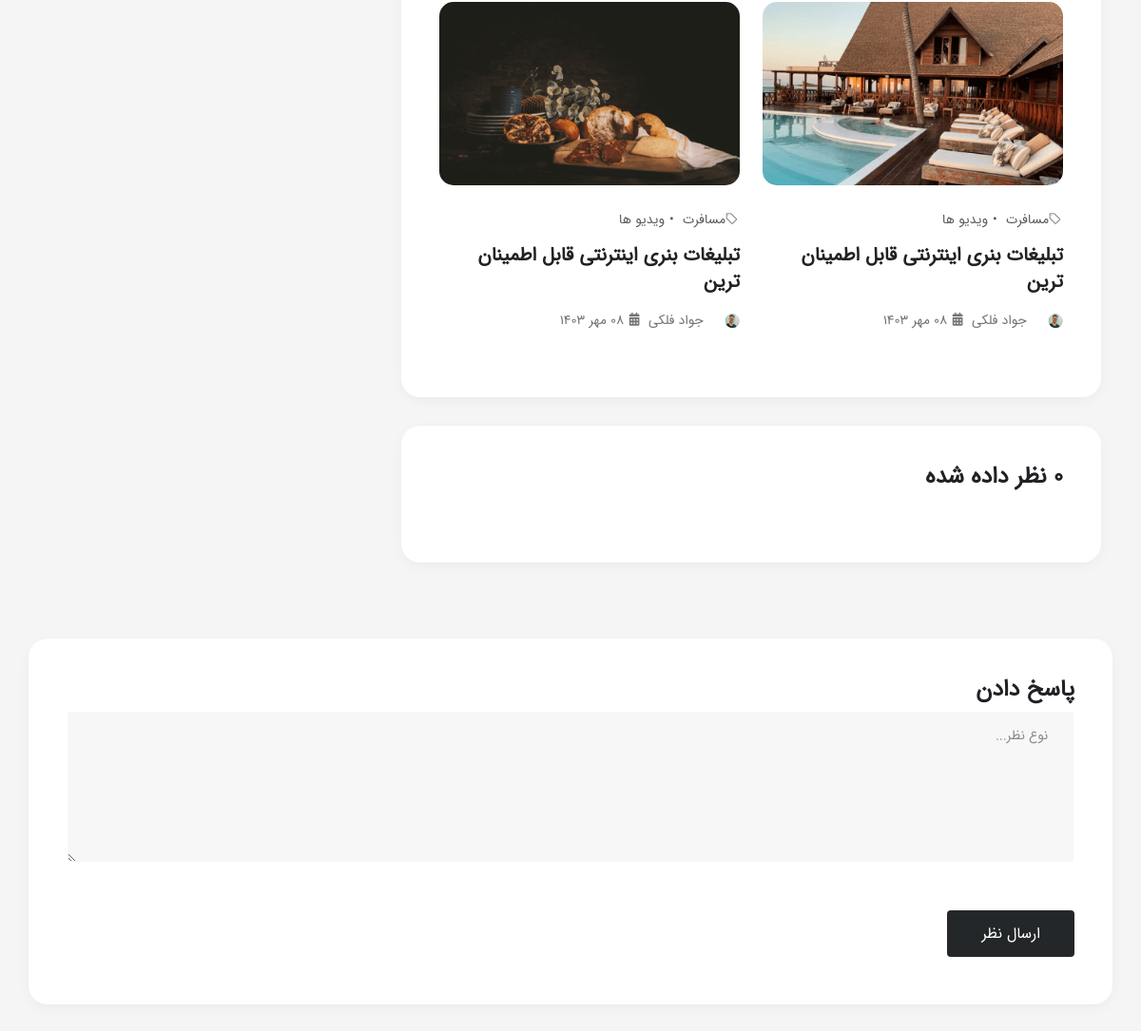
/articels/details/سرگذشت-نویسنده/ (lower part), run on an earlier commit of the app's database.
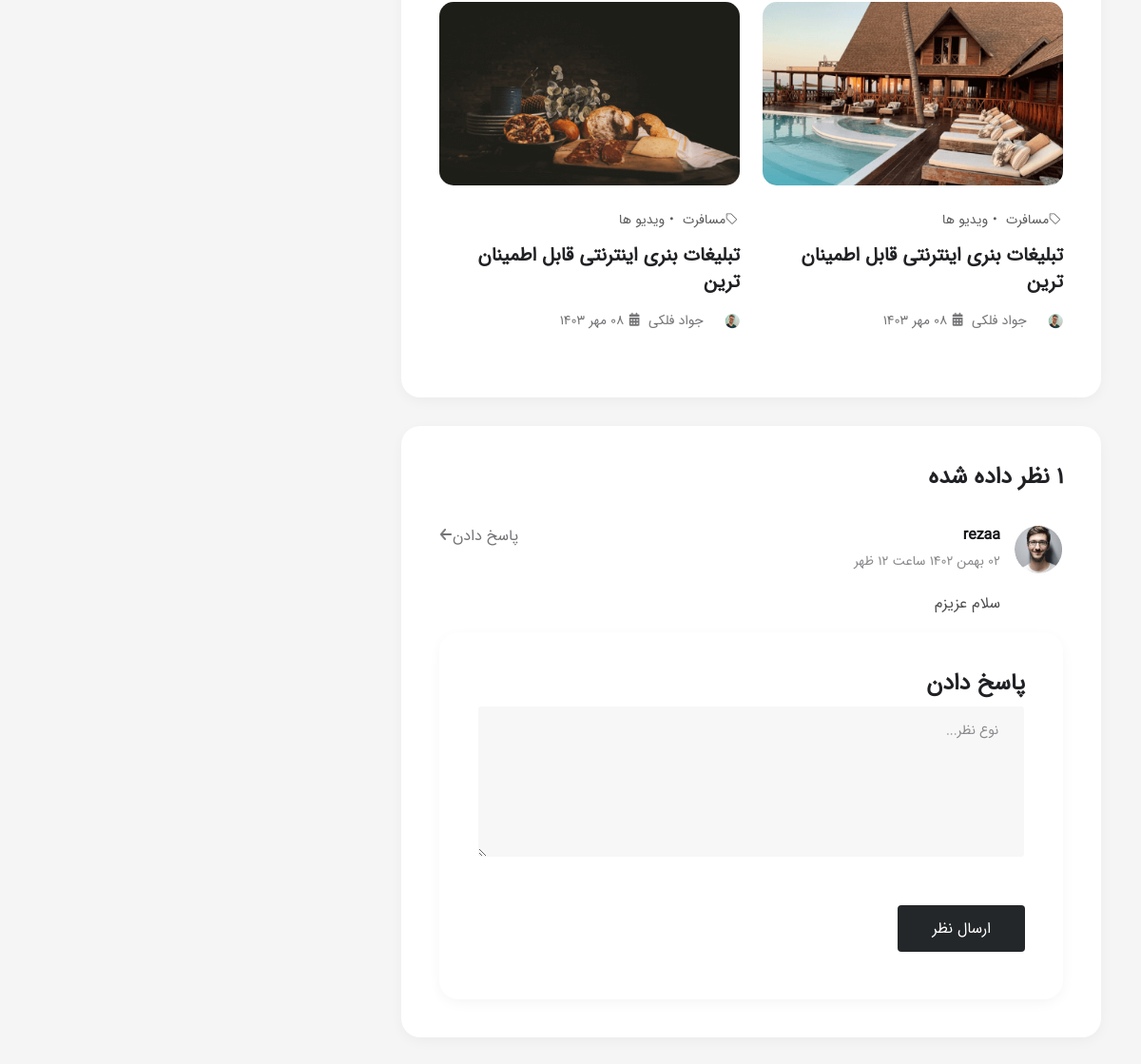
And on a later commit of the database.
### articels_app/models.py (models this page shows, shortened)
class ArticleModel(models.Model):
    title = models.CharField(max_length=50, verbose_name='عنوان')
    img1 = models.ImageField(upload_to='articles/%Y', verbose_name= 'تصویر اول')
    img2 = models.ImageField(upload_to='articles/%Y', verbose_name="تصویر دوم ")
    para1 = models.TextField(verbose_name='پاراگراف اول')
    para2 = models.TextField(verbose_name='پاراگراف دوم')
    create_at = models.DateTimeField(auto_now_add=True, verbose_name='تاریخ')
    slug = models.SlugField(verbose_name='عنوان در مرورگر', allow_unicode=True)
    author = models.ForeignKey(to=UserModel, on_delete=models.CASCADE, null=True,verbose_name='نویسنده', editable=False)
    is_active = models.BooleanField(default=True, verbose_name='فعال/غیرفعال')
    class Meta:
        verbose_name = 'مقاله'
        verbose_name_plural = 'مقالات'

class ArticleCommentModel(models.Model):
    user = models.ForeignKey(to = UserModel, on_delete=models.CASCADE, verbose_name='کاربر', editable=False)
    article = models.ForeignKey(to = ArticleModel, on_delete=models.CASCADE, verbose_name='مقاله')
    text = models.TextField(verbose_name='متن')
    create_at =models.DateTimeField(auto_now_add=True, verbose_name='تاریخ')
    is_publish = models.BooleanField(default=False, verbose_name="انتشار")
    class Meta:
        verbose_name = 'کامنت'
        verbose_name_plural = 'کامنت ها '

### user_app/models.py (models this page shows)
class UserModel(AbstractUser):
    phone = models.CharField(max_length=12)
    active_code= models.CharField(max_length=6)
    def __str__(self):
        return self.username

### articels_app/views.py (the view, shortened to what this page needs)
# urls.py: path('details/<slug>/',DetailView.as_view(), name = 'article_details')
class DetailView(View):
    def get_article(self, slug):
        article = ArticleModel.objects.prefetch_related('articlecommentmodel_set').filter(slug=slug).first()
        if article is not None:
            return article
        else:raise Http404
    def get(self, request, slug):
        article = self.get_article(slug)
        return render(request, 'article_details.html', {
            'article' : article
        })

### articels_app/templates/article_details.html (shortened to what the changed rows need)
{% extends '_layout.html' %}
{% block content %}
    <section class="blog-details-area bg-gray sec_padding">
        <div class="container rtl">
            <div class="row">
                <div class="col-xl-8 mb-50">
                    <div class="comments-item round-box mb-30 wow fadeInUp">
                        <h4 class="mb-35">{{ article.articlecommentmodel_set.count }} نظر داده شده</h4>
                        {% for comment in  article.articlecommentmodel_set.all %}
                        <div class="comments-content">
                            <div>
                                <img src="/static/img/blog/face-01.png" alt="Face">
                            </div>
                            <div class="comments-text">
                                    <div class="d-flex flex-wrap justify-content-between mb-20">
                                    <div>
                                        <a href="#" class="admin-title">{{ comment.user }} </a>
                                        <p class="post-time">02 بهمن 1402 ساعت 12 ظهر</p>
                                    </div>
                                    <a class="sub-bold-1 comment-reply" data-bs-toggle="collapse"
                                       href="#replyColllapse01" role="button" aria-expanded="false"
                                       aria-controls="replyColllapse01">پاسخ دادن<i class="fa-solid fa-arrow-right"></i></a>
                                </div>
                                <p class="text-area small-2">{{ comment.text }}</p>
                        {% endfor %}
                        </div>
                    </div>
                    <div class="reply-item round-box wow fadeInUp">
                        <h4>پاسخ دادن</h4>
                        <form class="get_quote_form row"  method="post">
                        </form>
                    </div>
                </div>
        </div>
    </section>
{% endblock %}

What changed in the data, as far as the page shows it:
computed for ArticleModel: articlecommentmodel_set.count "0" → "1"
added ArticleCommentModel: user "rezaa", text "سلام عزیزم"
